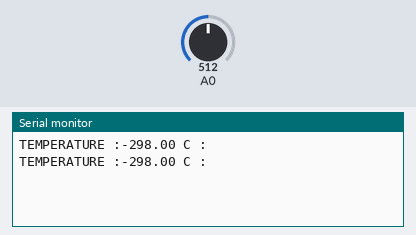
This sketch was run on a simulated Arduino Uno, built with avr-gcc and run on an emulated ATmega328P. Shown: the last lines printed to the serial monitor. The inputs (shaded band) are chosen by the test bench; at power-on: A0 = 512.

Above: at 1.8 s.
1.9 s: A0 set to 546
At 2.4 s:
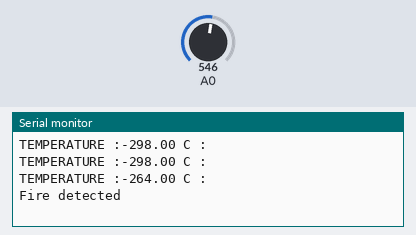
3.5 s: A0 set to 511
At 6.8 s:
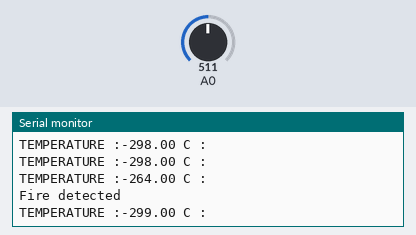
Timing chart, 0 to 8.3 s (numbered marks = the images above; inputs shaded):
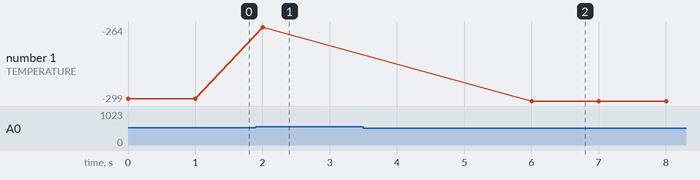

Measured:
- the behaviour switches between 531 and 532 on A0 (found by bisection; images 0 and 1)
- after the input at 1.9 s, the serial monitor: prints a new line after 0.10 s (image 1)
- after the input at 3.5 s, the serial monitor: prints a new line after 2.5 s (image 2)
- plotted number 1: -298 → -264 after the input at 1.9 s, -264 → -299 after the input at 3.5 s

The sketch:

temp.ino
```cpp
float temp,a=100;
void setup() {
  Serial.begin(9600);

}

void loop() {
  temp = analogRead(A0);
  //set to present temp -- trigger when morethan 20
  temp = temp-810;

  Serial.print("TEMPERATURE :");
  Serial.print(temp);
  Serial.print(" C :");
  Serial.println();
  if(temp >= a)
  {
      Serial.print("Fire detected");
      Serial.println();
      delay(3000);
  }
  a=temp+20;
  delay(1000);

}
```
